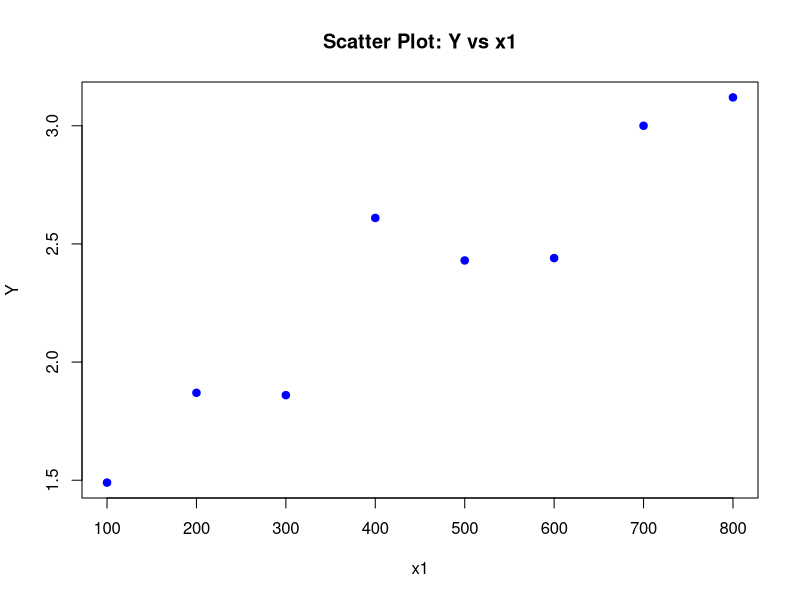
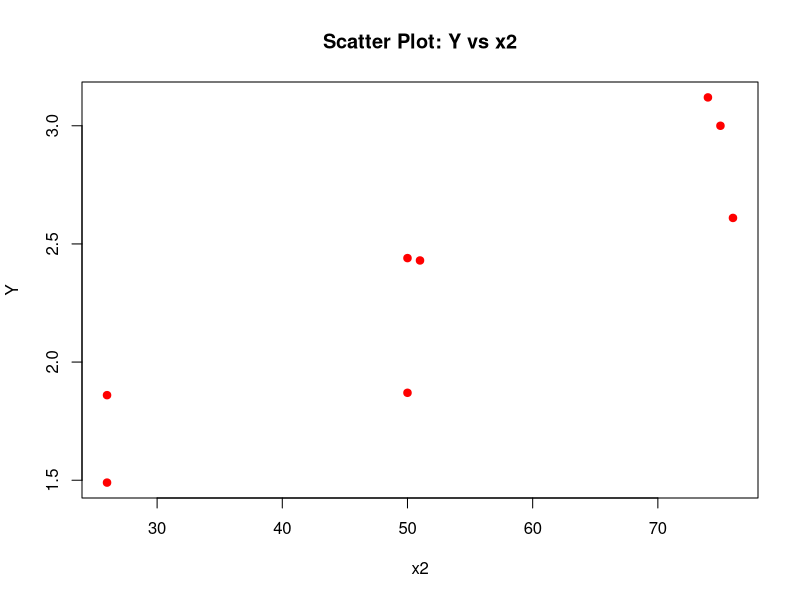

The R script that drew these images, in order:
#...........................Ans to No 4................................

#...........................i no.......................................
#Data
Y = c(1.49,1.87,1.86,2.61,2.43,2.44,3.00,3.12)
x1 = c(100,200,300,400,500,600,700,800)
x2 = c(26,50,26,76,51,50,75,74)
# Scater plot Y vs x1
plot(x1,Y, main = "Scatter Plot: Y vs x1", xlab = "x1",ylab="Y",pch = 19, col = "blue")

#Scater plot Y vs x2
plot(x2,Y,main = "Scatter Plot: Y vs x2", xlab = "x2", ylab = "Y", pch = 19, col = "red")




#.............................ii no.................................

#Compute Correlation Coefficients Between Y and x1
 
x1_bar = mean(x1)
Y_bar = mean(Y)

nom = sum((x1 - x1_bar)*(Y - Y_bar))
denom = sum((x1 -x1_bar)^2 )*sum((Y - Y_bar)^2)
#Coreelation Coefficients
r = nom/sqrt(denom);r

#comment:there are strong relationship between x1 and Y

#......................iii no...........................................
data = data.frame(Y,x1,x2)

#Fit Regression Model
model1 = lm(Y ~ x1+x2, data = data)
summary(model1)

#Interpretation of the parameters
coefficients = coef(model1)
cat("Intercept: ",coefficients[1], "\n")
cat("Coefficient for x1: ",coefficients[2], "\n")
cat("Coefficient for x1: ",coefficients[3], "\n")

#Compute residuals
residuals = residuals(model1)
cat("residuals:","\n", residuals, "\n" )

#Interpretation




#.......................iv no..................................
#Coefficient of determination(r Squared)
r_squared = summary(model1)$r.squared
cat("Coefficient of Determination: ",r_squared,"\n")





